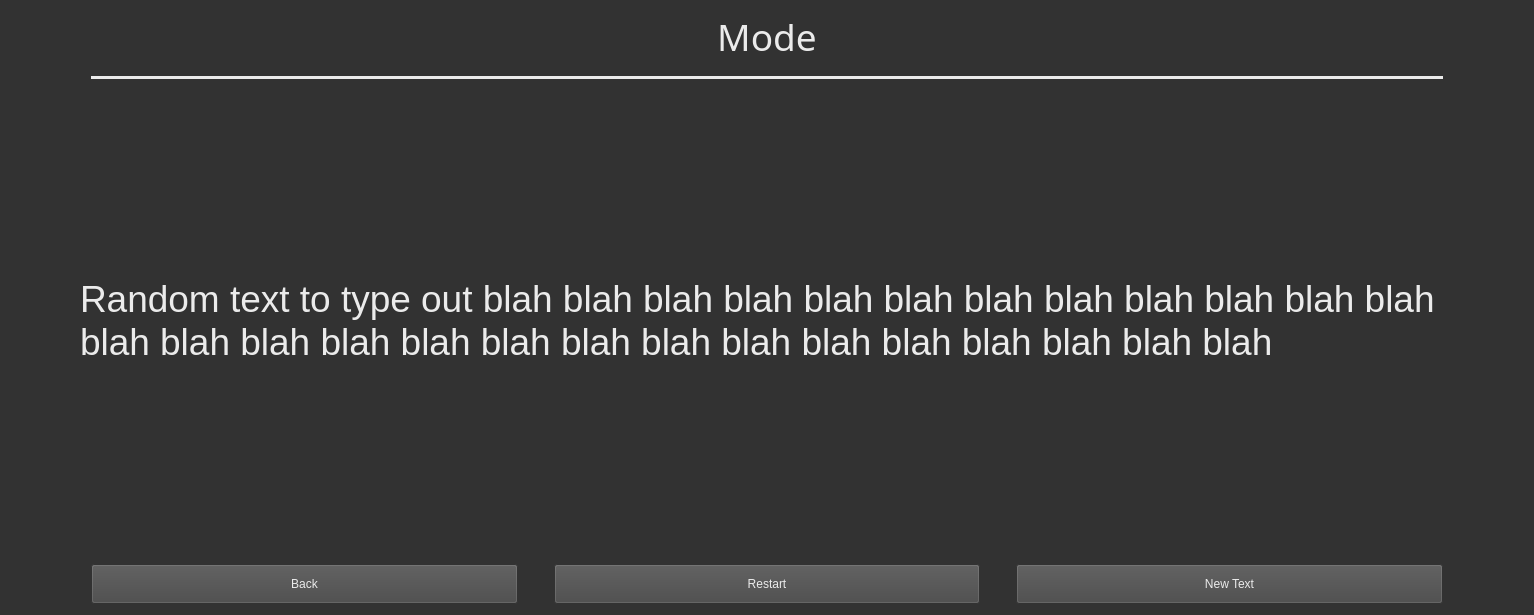
<?xml version="1.0" encoding="UTF-8"?>
<ui version="4.0">
 <class>typingWindow</class>
 <widget class="QWidget" name="typingWindow">
  <property name="geometry">
   <rect>
    <x>0</x>
    <y>0</y>
    <width>1534</width>
    <height>615</height>
   </rect>
  </property>
  <property name="windowTitle">
   <string>Typing window</string>
  </property>
  <property name="styleSheet">
   <string notr="true">QWidget {
	
	background: rgb(50, 50, 50);
	color: rgb(235, 235, 235);
}

QFrame {	
	
	
	border: 1px solid rgb(235, 235, 235);
}

QPushButton, QComboBox {
	
	background: rgb(70, 70, 70)
}

QLabel {
	background: transparent;
	border: none;
}</string>
  </property>
  <layout class="QVBoxLayout" name="verticalLayout">
   <item>
    <widget class="QLabel" name="labelTitle">
     <property name="sizePolicy">
      <sizepolicy hsizetype="Preferred" vsizetype="Preferred">
       <horstretch>0</horstretch>
       <verstretch>0</verstretch>
      </sizepolicy>
     </property>
     <property name="minimumSize">
      <size>
       <width>0</width>
       <height>30</height>
      </size>
     </property>
     <property name="sizeIncrement">
      <size>
       <width>0</width>
       <height>0</height>
      </size>
     </property>
     <property name="font">
      <font>
       <family>Sans Serif</family>
       <pointsize>28</pointsize>
      </font>
     </property>
     <property name="text">
      <string>Mode</string>
     </property>
     <property name="alignment">
      <set>Qt::AlignCenter</set>
     </property>
    </widget>
   </item>
   <item>
    <layout class="QHBoxLayout" name="horizontalLayout">
     <property name="topMargin">
      <number>0</number>
     </property>
     <item>
      <spacer name="horizontalSpacer_5">
       <property name="orientation">
        <enum>Qt::Horizontal</enum>
       </property>
       <property name="sizeHint" stdset="0">
        <size>
         <width>80</width>
         <height>20</height>
        </size>
       </property>
      </spacer>
     </item>
     <item>
      <widget class="Line" name="line">
       <property name="sizePolicy">
        <sizepolicy hsizetype="Expanding" vsizetype="Fixed">
         <horstretch>2</horstretch>
         <verstretch>0</verstretch>
        </sizepolicy>
       </property>
       <property name="styleSheet">
        <string notr="true">background-color: rgb(235, 235, 235);</string>
       </property>
       <property name="orientation">
        <enum>Qt::Horizontal</enum>
       </property>
      </widget>
     </item>
     <item>
      <spacer name="horizontalSpacer_6">
       <property name="orientation">
        <enum>Qt::Horizontal</enum>
       </property>
       <property name="sizeHint" stdset="0">
        <size>
         <width>80</width>
         <height>20</height>
        </size>
       </property>
      </spacer>
     </item>
    </layout>
   </item>
   <item>
    <spacer name="verticalSpacer">
     <property name="orientation">
      <enum>Qt::Vertical</enum>
     </property>
     <property name="sizeType">
      <enum>QSizePolicy::Preferred</enum>
     </property>
     <property name="sizeHint" stdset="0">
      <size>
       <width>20</width>
       <height>10</height>
      </size>
     </property>
    </spacer>
   </item>
   <item>
    <widget class="QLabel" name="labelMainText">
     <property name="sizePolicy">
      <sizepolicy hsizetype="Expanding" vsizetype="Expanding">
       <horstretch>0</horstretch>
       <verstretch>0</verstretch>
      </sizepolicy>
     </property>
     <property name="font">
      <font>
       <pointsize>28</pointsize>
      </font>
     </property>
     <property name="styleSheet">
      <string notr="true">padding: 60px;</string>
     </property>
     <property name="text">
      <string>Random text to type out blah blah blah blah blah blah blah blah blah blah blah blah blah blah blah blah blah blah blah blah blah blah blah blah blah blah blah</string>
     </property>
     <property name="textFormat">
      <enum>Qt::RichText</enum>
     </property>
     <property name="wordWrap">
      <bool>true</bool>
     </property>
     <property name="margin">
      <number>40</number>
     </property>
    </widget>
   </item>
   <item>
    <spacer name="verticalSpacer_2">
     <property name="orientation">
      <enum>Qt::Vertical</enum>
     </property>
     <property name="sizeType">
      <enum>QSizePolicy::Preferred</enum>
     </property>
     <property name="sizeHint" stdset="0">
      <size>
       <width>20</width>
       <height>20</height>
      </size>
     </property>
    </spacer>
   </item>
   <item>
    <layout class="QHBoxLayout" name="horizontalLayoutButtons">
     <property name="sizeConstraint">
      <enum>QLayout::SetFixedSize</enum>
     </property>
     <property name="topMargin">
      <number>0</number>
     </property>
     <item>
      <spacer name="horizontalSpacer">
       <property name="orientation">
        <enum>Qt::Horizontal</enum>
       </property>
       <property name="sizeType">
        <enum>QSizePolicy::Expanding</enum>
       </property>
       <property name="sizeHint" stdset="0">
        <size>
         <width>80</width>
         <height>40</height>
        </size>
       </property>
      </spacer>
     </item>
     <item>
      <widget class="QPushButton" name="buttonBack">
       <property name="sizePolicy">
        <sizepolicy hsizetype="Preferred" vsizetype="Preferred">
         <horstretch>1</horstretch>
         <verstretch>0</verstretch>
        </sizepolicy>
       </property>
       <property name="text">
        <string>Back</string>
       </property>
      </widget>
     </item>
     <item>
      <spacer name="horizontalSpacer_2">
       <property name="orientation">
        <enum>Qt::Horizontal</enum>
       </property>
       <property name="sizeType">
        <enum>QSizePolicy::Preferred</enum>
       </property>
       <property name="sizeHint" stdset="0">
        <size>
         <width>30</width>
         <height>40</height>
        </size>
       </property>
      </spacer>
     </item>
     <item>
      <widget class="QPushButton" name="buttonRestart">
       <property name="sizePolicy">
        <sizepolicy hsizetype="Preferred" vsizetype="Preferred">
         <horstretch>1</horstretch>
         <verstretch>0</verstretch>
        </sizepolicy>
       </property>
       <property name="text">
        <string>Restart</string>
       </property>
      </widget>
     </item>
     <item>
      <spacer name="horizontalSpacer_3">
       <property name="orientation">
        <enum>Qt::Horizontal</enum>
       </property>
       <property name="sizeType">
        <enum>QSizePolicy::Preferred</enum>
       </property>
       <property name="sizeHint" stdset="0">
        <size>
         <width>30</width>
         <height>40</height>
        </size>
       </property>
      </spacer>
     </item>
     <item>
      <widget class="QPushButton" name="buttonNewText">
       <property name="sizePolicy">
        <sizepolicy hsizetype="Preferred" vsizetype="Preferred">
         <horstretch>1</horstretch>
         <verstretch>0</verstretch>
        </sizepolicy>
       </property>
       <property name="text">
        <string>New Text</string>
       </property>
      </widget>
     </item>
     <item>
      <spacer name="horizontalSpacer_4">
       <property name="orientation">
        <enum>Qt::Horizontal</enum>
       </property>
       <property name="sizeHint" stdset="0">
        <size>
         <width>80</width>
         <height>40</height>
        </size>
       </property>
      </spacer>
     </item>
    </layout>
   </item>
  </layout>
 </widget>
 <resources/>
 <connections/>
</ui>
